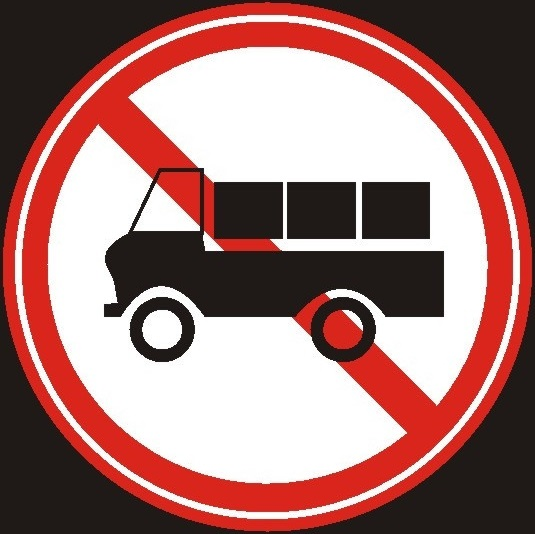
%> input picture template/template1.jpg, 535 x 534 px
$ octave main.m   (GNU Octave 9; MATLAB toolbox functions it lacks are replaced by stand-ins)
%> lines starting %> are read from the running program, lines starting %| are printed output that depends on the picture; in (x1, y1, x2, y2) boxes, pixels count from 0 and x2, y2 are one past the last pixel; in counts of white or black regions, pixels touching at a corner belong together; the program's own positions count from 1
%% empty everything
clear all;
clc;

%% change current path to where "main.m" is
mpath = strrep(which(mfilename),[mfilename '.m'],'');
cd(mpath);

template1=rgb2gray(imread('template/template1.jpg'));
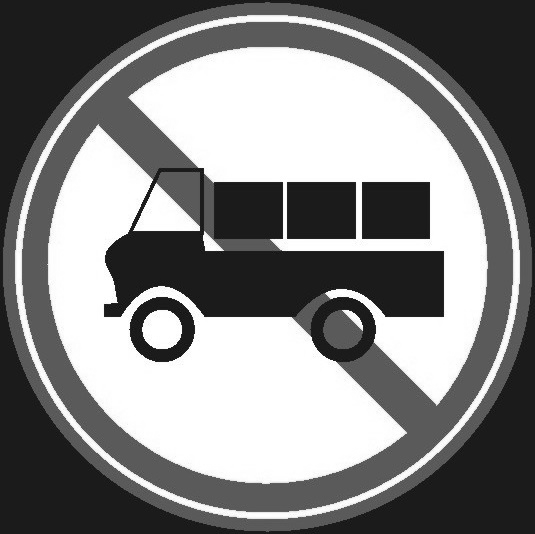
%> template1: size 534x535 uint8; min 10, max 255, mean 132.1

%% load all file under "database" folder
data_num=dir('database');
cd database;

fileID = fopen('record.txt','w');

for k=3:length(data_num)

    %% read images from database one by one and build a same-size mask

    fname=data_num(k).name;
    fprintf(fileID, '====================');
    fprintf(fileID,'%s',fname);
    fprintf(fileID, '====================\r\n');

    image_origin = imread('361.jpg');
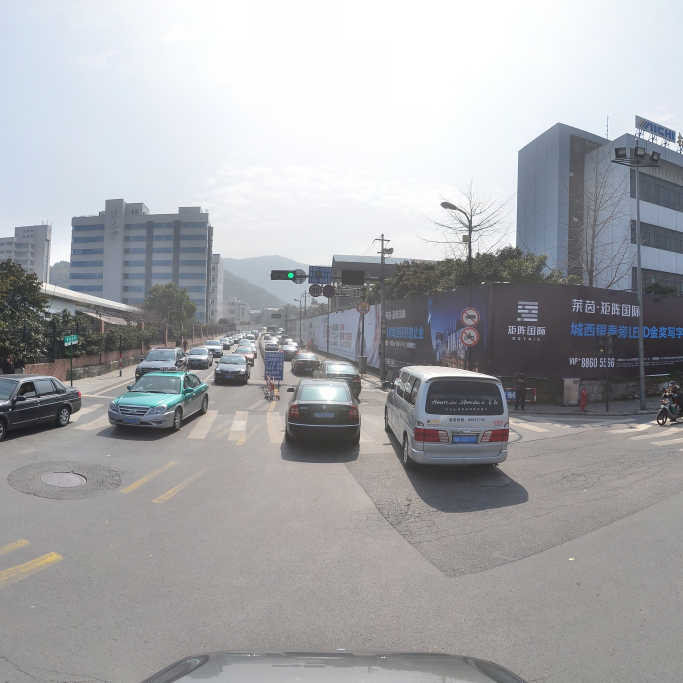
%> input picture database/361.jpg, 2048 x 2048 px (shown at 1/3 size)
%> image_origin is the input picture: size 2048x2048x3 uint8; mean R, G, B 166.8, 167.6, 170.5
    image_gray = rgb2gray(image_origin);

    %% hue and saturation clip
    image_hsv = rgb2hsv(image_origin);
%> image_hsv: size 2048x2048x3 double; mean H, S, V 0.386, 0.0631, 0.68
    image_hue=image_hsv(:,:,1);

    image_hue(image_hue<15/360) = 1;
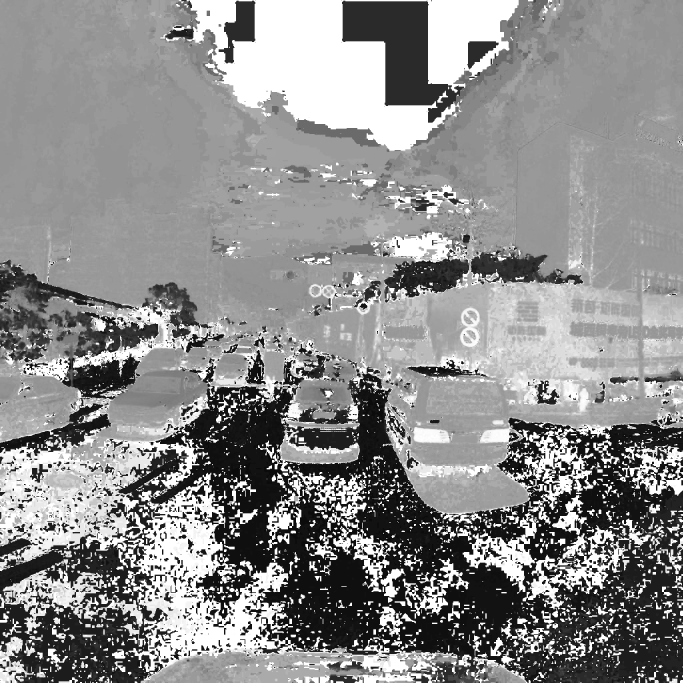
%> image_hue: size 2048x2048 double (shown at 1/3 size); min 0.0417, max 1, mean 0.553
    image_hue(image_hue>310/360)= 1;
    image_hue = floor(image_hue);
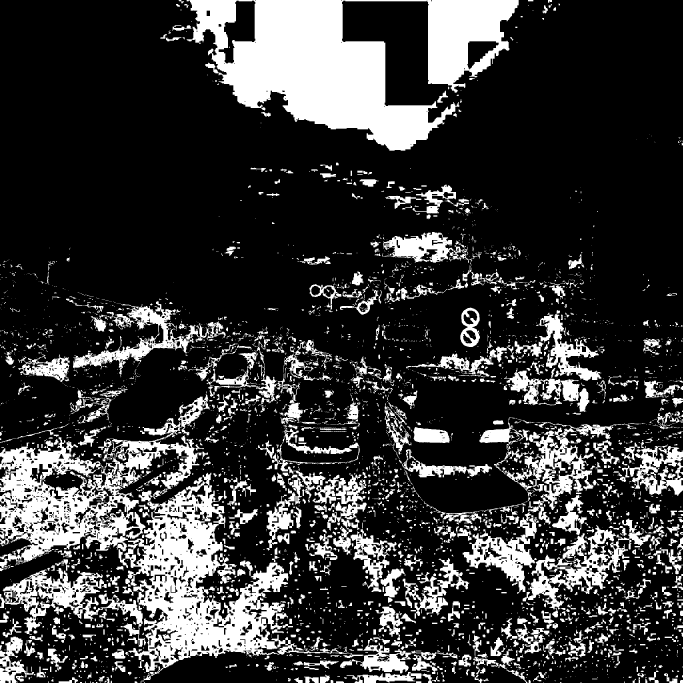
%> image_hue: size 2048x2048 double (shown at 1/3 size); values 0 (black) and 1 (white), 22.1% white; 4033 white regions (2509 under 20 px), largest, box (x1, y1, x2, y2) and area: (560, 0, 1556, 452) 223055, (356, 1418, 1373, 2048) 130368, (0, 1183, 630, 1714) 98577

    image_sat = image_hsv(:,:,2);
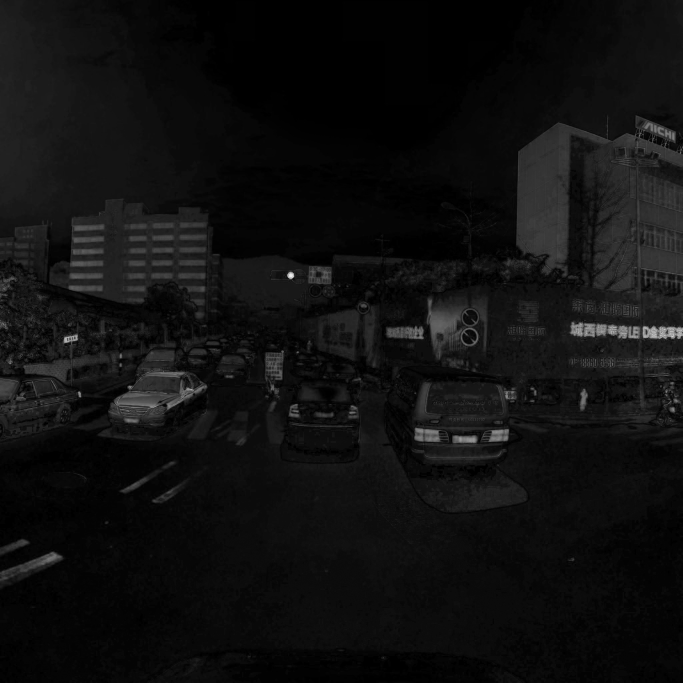
%> image_sat: size 2048x2048 double (shown at 1/3 size); min 0, max 1, mean 0.0631
    image_mask=image_hue.*im2bw(image_sat,0.05);
%> image_mask: size 2048x2048 double; values 0 (black) and 1 (white), 3.9% white; 2833 white regions (2168 under 20 px), largest, box (x1, y1, x2, y2) and area: (838, 1382, 1100, 1592) 12419, (1617, 930, 1804, 1142) 12079, (219, 968, 530, 1106) 7820

    %% use open method to eliminate some debris, then fill up holes
    afterFill = imfill(image_mask,8,'holes');
%> afterFill: size 2048x2048 double; values 0 (black) and 1 (white), 4.2% white; 2826 white regions (2162 under 20 px), largest, box (x1, y1, x2, y2) and area: (838, 1382, 1100, 1592) 13421, (1617, 930, 1804, 1142) 12610, (1052, 1586, 1190, 1766) 9514
    se = strel('disk',23);
    afterCH = imopen(afterFill,se);
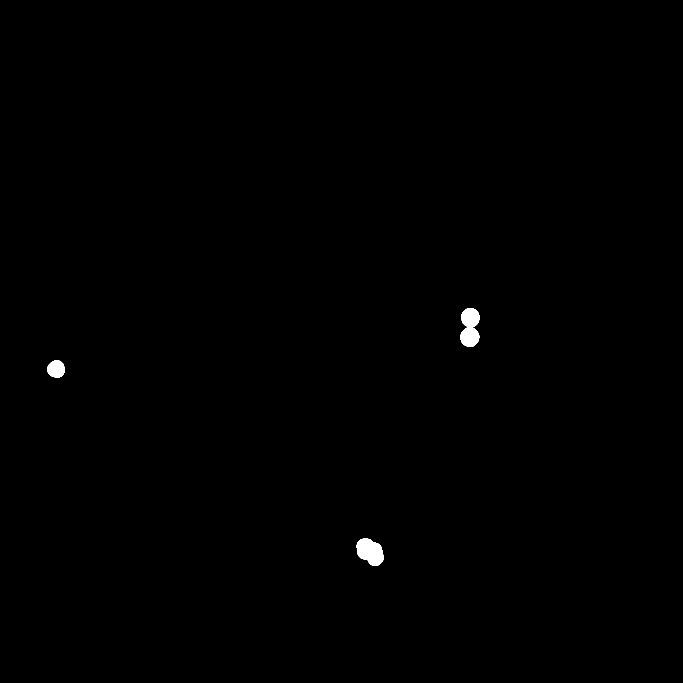
%> afterCH: size 2048x2048 double (shown at 1/3 size); values 0 (black) and 1 (white), 0.29% white; 3 white regions, box (x1, y1, x2, y2) and area: (1381, 924, 1438, 1041) 5109, (1070, 1616, 1151, 1698) 4747, (142, 1081, 194, 1133) 2131
%     figure; imshow(afterCH,[]);
    afterCH= logical(afterCH);
%> afterCH: size 2048x2048 logical; 0.29% white; 3 white regions

    %% use 8-neighborhood connection to label parts
    stats = regionprops(afterCH, 'BoundingBox', 'Centroid','Area','Perimeter');
%> stats = 3 regions; box (x1, y1, x2, y2), Area, Centroid and Perimeter: (1381, 924, 1438, 1041) 5109 [1410.8 983.3] 338.2, (1070, 1616, 1151, 1698) 4747 [1111.4 1655.9] 258.6, (142, 1081, 194, 1133) 2131 [169.1 1107.9] 161.2


    figure;
    imshow(image_origin);     title(fname);
    hold on;
    ssimval_list=zeros(size(stats,2));
    ratio_list=zeros(size(stats,2));

    for object = 1:length(stats)


        roundness = stats(object).Area/((stats(object).Perimeter)^2)*4*pi;
        if(roundness>1.2 || roundness<0.8)
            continue;
        end


        %% get masked texture
        bb = stats(object).BoundingBox;
        bc = stats(object).Centroid;
        bb = int16(floor(bb));

        if bb(1) == 0
            bb(1) = 1;
        end
        if bb(2) == 0
            bb(2) = 1;
        end
        i = bb(1) : bb(1)+bb(3)-1;
        j = bb(2) : bb(2)+bb(4)-1;


        image_masked = image_gray(j,i);
%         figure;
%         imshow(image_masked);
%
        %%SIFT
        %%resize template to get better features that might match target pic at same size.
        image_masked = imresize(image_masked, size(template1));
%> (the run ends here)
